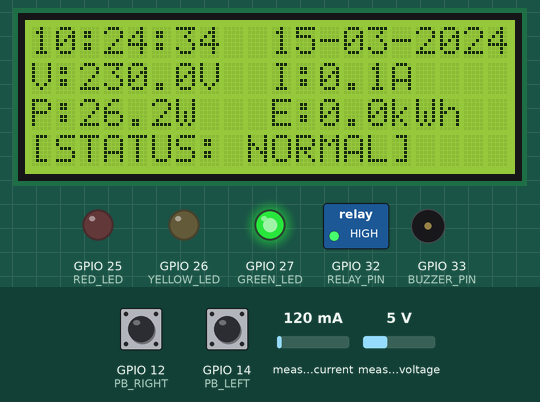
Simulated run of this sketch. Board: ESP32. Shown: 20×4 character LCD, switched loads named in the sketch (green lamp = pin HIGH), output pins drawn as LEDs (lit = HIGH), buzzer (waves = sounding, pin HIGH). The test bench sets the inputs (shaded band); at power-on: measured voltage 5 V, GPIO 12 (PB_RIGHT) LOW, GPIO 14 (PB_LEFT) LOW, measured current 120 mA. WiFi joins after 1.5 s; servers stay silent unless stated; network time is answered at once with the bench clock; the local clock reads 2024-03-15 10:24:30 at power-on unless the sketch sets it; what the sketch prints to the serial monitor is not drawn.

Above: at 4.8 s.
4.9 s: measured voltage set to 5.7 V
At 7.5 s:
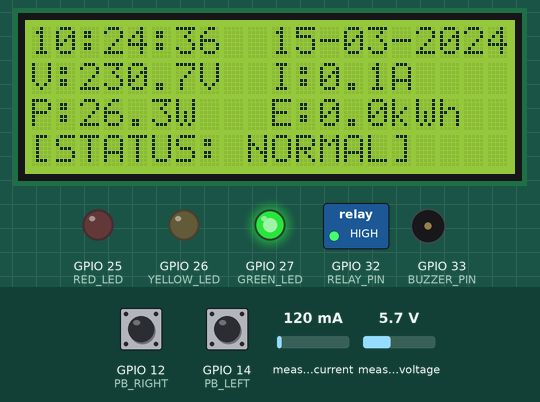
7.9 s: measured voltage set to 6.1 V
At 10.6 s:
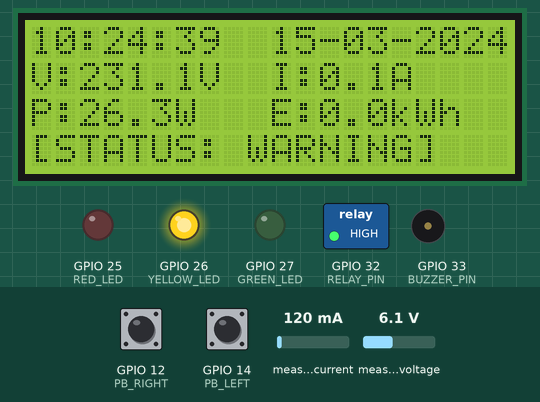
10.9 s: GPIO 12 (PB_RIGHT) pulled HIGH for 0.45 s
At 12.6 s:
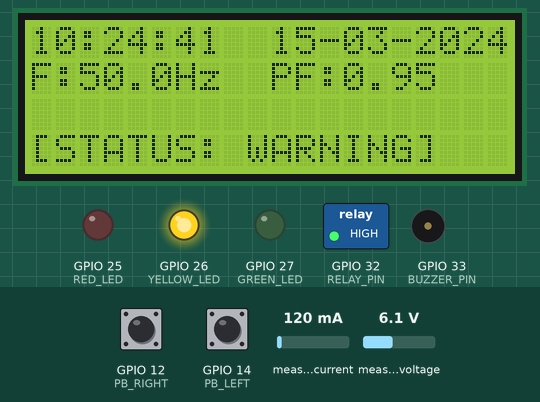
14.3 s: GPIO 12 (PB_RIGHT) pulled HIGH for 1 s
At 17.3 s:
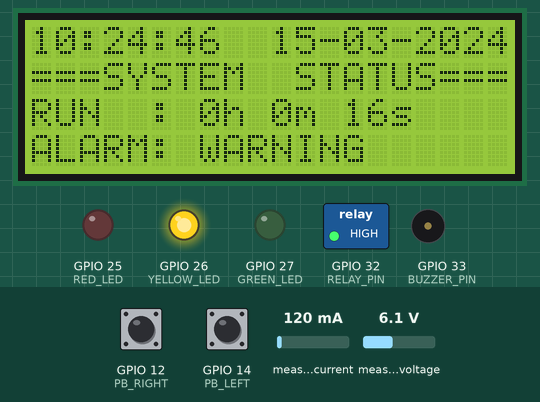
17.4 s: measured voltage set to 0.3 V
At 18.8 s:
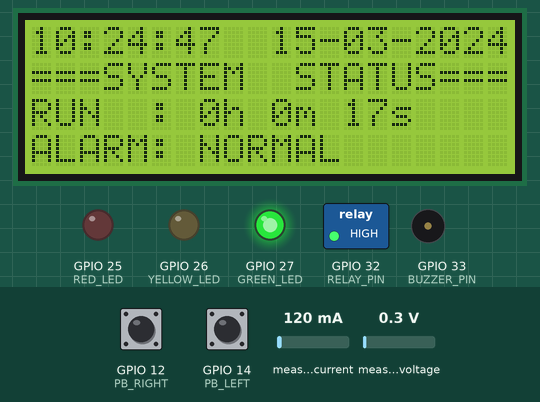
20.4 s: GPIO 14 (PB_LEFT) pulled HIGH for 0.45 s
At 21.6 s:
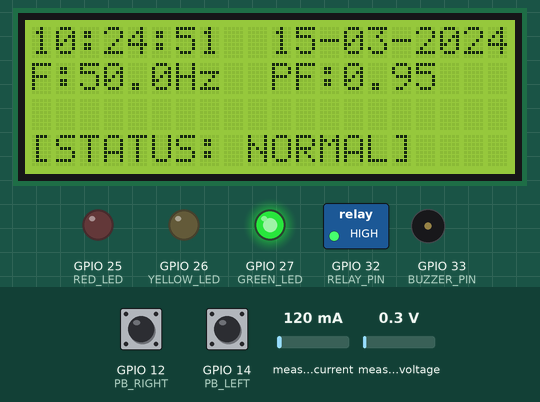
Timing chart, 0 to 23.4 s (numbered marks = the images above; inputs shaded):
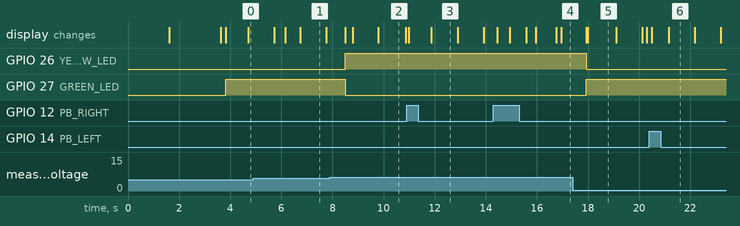

The sketch:

kwh_meter4.ino
```cpp
/*
  KWH METER
  VER. 1.3 -> adapted to FreeRTOS tasks & queues
*/

#include <PZEM004Tv30.h>
#include <LiquidCrystal_I2C.h>
#include <WiFi.h>
#include <NTPClient.h>
#include <WiFiUdp.h>

// ----- PIN DEFINITION -----
/*
  SD Card Interface code for ESP32
  SPI Pins of ESP32 SD card as follows:
  CS    = 5;
  MOSI  = 23;
  MISO  = 19;
  SCK   = 18;
*/
#define RX_PIN 16      //ESP32 RX
#define TX_PIN 17      //ESP32 TX
#define PB_LEFT 14     //left button
#define PB_RIGHT 12    //right button
#define RELAY_PIN 32
#define RED_LED 25
#define YELLOW_LED 26
#define GREEN_LED 27
#define BUZZER_PIN 33

PZEM004Tv30 pzem(Serial2, RX_PIN, TX_PIN);
LiquidCrystal_I2C lcd(0x27, 20, 4);

// ----- NETWORK CONFIG -----
const char* ssid = "NNA 2700";
const char* password = "807<8Bo4";

// ----- NTP CLIENT TO GET TIME -----
WiFiUDP ntpUDP;
NTPClient timeClient(ntpUDP, "pool.ntp.org", 7 * 3600, 60000);  //offset = GMT+7

String formattedDate, dateStamp, timeStamp, dd, mm, yyyy;  //variabel waktu
float voltage, current, power, energy, frequency, pf;      //variabel kWh
float sumVoltage = 0, sumCurrent = 0, sumPower = 0, sumEnergy = 0, sumFreq = 0, sumPF = 0;
unsigned long countSamples = 0, lastFiveMin = 0;
int pageCtr = 1, pageMax = 3;                              //navigation page
bool alarmMuted = false, lastCritical = false;             //alarm settings
unsigned long bootMillis = 0;                              //variabel runtime

// ----- Treshold parameter -----
float V_HH = 242, V_H = 231, V_LL = 198, V_L = 200;
float I_HH = 8, I_H = 6.8;

// ----- INTERUPT FLAGS -----
volatile bool rightPressed = false, leftPressed = false;
unsigned long lastIRight = 0, lastILeft = 0;
const unsigned long debounceI = 150; // ms debounce

// ----- FreeRTOS objects -----
QueueHandle_t buttonQueue;    // queue for button ISR events (char 'R' or 'L')
SemaphoreHandle_t lcdMutex;   // mutex to protect LCD access

// ==============================================================
// ISR HANDLERS BUTTON (send event to queue)
// ==============================================================
// We still keep debounce check here as original
void IRAM_ATTR onRightPress() {
  if (millis() - lastIRight > debounceI) {
    BaseType_t xHigherPriorityTaskWoken = pdFALSE;
    char ev = 'R';
    xQueueSendFromISR(buttonQueue, &ev, &xHigherPriorityTaskWoken);
    lastIRight = millis();
    if (xHigherPriorityTaskWoken) portYIELD_FROM_ISR();
  }
}

void IRAM_ATTR onLeftPress() {
  if (millis() - lastILeft > debounceI) {
    BaseType_t xHigherPriorityTaskWoken = pdFALSE;
    char ev = 'L';
    xQueueSendFromISR(buttonQueue, &ev, &xHigherPriorityTaskWoken);
    lastILeft = millis();
    if (xHigherPriorityTaskWoken) portYIELD_FROM_ISR();
  }
}


// ==============================================================
// FUNGSI KONEKSI WIFI
// ==============================================================
bool connectWiFi() {
  Serial.print("\nConnection to: ");
  Serial.println(ssid);

  WiFi.begin(ssid, password);

  int attempts = 0;

  // Protect lcd with mutex
  if (xSemaphoreTake(lcdMutex, pdMS_TO_TICKS(200))) {
    lcd.setCursor(0, 1); lcd.print("Connecting WiFi ...");
    xSemaphoreGive(lcdMutex);
  }

  while (WiFi.status() != WL_CONNECTED && attempts < 20) {
    delay(500);
    Serial.print(".");
    attempts++;
  }

  return WiFi.status() == WL_CONNECTED;
}


// ==============================================================
// FUNGSI WAKTU-TANGGAL
// ==============================================================
String getDateTime() {
  timeClient.update();
  formattedDate = timeClient.getFormattedDate();
  Serial.println("\n" + formattedDate);

  int splitT = formattedDate.indexOf("T");

  dateStamp = formattedDate.substring(0, splitT);                                // Extract date
  timeStamp = formattedDate.substring(splitT + 1, formattedDate.length() - 1);   // Extract time

  dd   = dateStamp.substring(8, 10);
  mm   = dateStamp.substring(5, 7);
  yyyy = dateStamp.substring(0, 4);

  return timeStamp + "  " + dd + "-" + mm + "-" + yyyy;
}


// ==============================================================
// FUNGSI LOGIKA + STATUS ALARM
// ==============================================================
String getAlarmState(float v, float i) {
  bool isCritical = (v >= V_HH || v <= V_LL || i >= I_HH);
  bool isWarning  = ((v >= V_H && v < V_HH) ||
                     (v > V_LL && v <= V_L) ||
                     (i >= I_H && i < I_HH));

  if (isCritical) {
    return "CRITICAL";
  }

  if (isWarning) {
    return "WARNING";
  }

  return "NORMAL";
}

void alarmTrigger(float v, float i) {
  bool isCritical = (v >= V_HH || v <= V_LL || i >= I_HH);
  bool isWarning  = ((v >= V_H && v < V_HH) ||
                     (v > V_LL && v <= V_L) ||
                     (i >= I_H && i < I_HH));
  bool isNormal   = (!isCritical && !isWarning);

  // 1. Reset mute ketika kondisi kritis terjadi lagi
  if (isCritical && !lastCritical) {
    alarmMuted = false;   // boleh bunyi lagi nanti
  }

  lastCritical = isCritical;

  // 2. KRITIS → LED merah + relay off
  if (isCritical) {
    digitalWrite(RED_LED, HIGH);
    digitalWrite(YELLOW_LED, LOW);
    digitalWrite(GREEN_LED, LOW);
    digitalWrite(RELAY_PIN, LOW);

    if (!alarmMuted) {
      digitalWrite(BUZZER_PIN, HIGH);    // bunyi jika belum mute
    } else {
      digitalWrite(BUZZER_PIN, LOW);     // mati kalau dimute user
    }
    return;
  }

  // 3. WARNING → LED kuning
  if (isWarning) {
    digitalWrite(RED_LED, LOW);
    digitalWrite(YELLOW_LED, HIGH);
    digitalWrite(GREEN_LED, LOW);
    digitalWrite(RELAY_PIN, HIGH);
    digitalWrite(BUZZER_PIN, LOW);
    return;
  }

  // 4. NORMAL → LED hijau
  if (isNormal) {
    digitalWrite(RED_LED, LOW);
    digitalWrite(YELLOW_LED, LOW);
    digitalWrite(GREEN_LED, HIGH);
    digitalWrite(RELAY_PIN, HIGH);
    digitalWrite(BUZZER_PIN, LOW);
  }
}


// ==============================================================
// FUNGSI NAVIGASI HALAMAN (drawPage)
// ==============================================================
void drawPage(float v, float i) {
  // We'll update only content area as original
  if (xSemaphoreTake(lcdMutex, pdMS_TO_TICKS(200))) {
    // clear content (only lines 1..3)
    lcd.setCursor(0, 1); lcd.print("                    ");
    lcd.setCursor(0, 2); lcd.print("                    ");
    lcd.setCursor(0, 3); lcd.print("                    ");

    String alarmState = getAlarmState(v, i);

    switch(pageCtr) {
      case 1:
        lcd.setCursor(0,1);  lcd.print("V:" + String(voltage, 1) + "V");
        lcd.setCursor(10,1); lcd.print("I:" + String(current, 1) + "A");
        lcd.setCursor(0, 2); lcd.print("P:" + String(power, 1) + "W");
        lcd.setCursor(10,2); lcd.print("E:" + String(energy, 1) + "kWh");
        lcd.setCursor(0,3);  lcd.print("[STATUS: " + alarmState + "]");
        break;
      case 2:
        lcd.setCursor(0,1);  lcd.print("F:" + String(frequency, 1) + "Hz");
        lcd.setCursor(10,1); lcd.print("PF:" + String(pf, 2));
        lcd.setCursor(0,3);  lcd.print("[STATUS: " + alarmState + "]");
        break;
      case 3: {
        unsigned long rt = (millis() - bootMillis) / 1000;
        int h = rt/3600;
        int m = (rt % 3600)/60;
        int s = rt % 60;

        lcd.setCursor(0,1); lcd.print("===SYSTEM  STATUS===");
        lcd.setCursor(0,2); lcd.print("RUN  : " + String(h) + "h " + String(m) + "m " + String(s) + "s");
        lcd.setCursor(0,3); lcd.print("ALARM: " + alarmState);
        break;
      }
    }

    xSemaphoreGive(lcdMutex);
  }
}


// ==============================================================
// FreeRTOS Task: Update time display every 1 second (replaces original loop timing for time)
// ==============================================================
void TaskTimeUpdate(void *pvParameters) {
  const TickType_t xDelay = pdMS_TO_TICKS(1000);

  for (;;) {
    // Update LCD time (same call as before)
    String dt = getDateTime();

    if (xSemaphoreTake(lcdMutex, pdMS_TO_TICKS(200))) {
      lcd.setCursor(0, 0);
      lcd.print(dt);
      xSemaphoreGive(lcdMutex);
    }

    vTaskDelay(xDelay);
  }
}


// ==============================================================
// FreeRTOS Task: Read PZEM data every 1 second, serial print, accumulate & compute 5-min averages
// ==============================================================
void TaskSensorRead(void *pvParameters) {
  const TickType_t xDelay = pdMS_TO_TICKS(1000);
  // local copy for timing of 5-min accumulate
  unsigned long localLastFiveMin = millis();
  unsigned long localCountSamples = 0;
  float localSumV = 0, localSumI = 0, localSumP = 0, localSumE = 0, localSumF = 0, localSumPF = 0;

  for (;;) {
    float rV = pzem.voltage();
    float rI = pzem.current();
    float rP = pzem.power();
    float rE = pzem.energy();
    float rF = pzem.frequency();
    float rPF = pzem.pf();

    if (isnan(rV))   rV   = 0;
    if (isnan(rI))   rI   = 0;
    if (isnan(rP))   rP   = 0;
    if (isnan(rE))   rE   = 0;
    if (isnan(rF))   rF   = 0;
    if (isnan(rPF))  rPF  = 0;

    // Update globals
    voltage = rV;
    current = rI;
    power = rP;
    energy = rE;
    frequency = rF;
    pf = rPF;

    // ----- Print the values to the Serial terminal (same format) -----
    Serial.print("Voltage  : ");    Serial.print(voltage);      Serial.println("V");
    Serial.print("Current  : ");    Serial.print(current);      Serial.println("A");
    Serial.print("Power    : ");    Serial.print(power);        Serial.println("W");
    Serial.print("Energy   : ");    Serial.print(energy);       Serial.println("kWh");
    Serial.print("Frequency: ");    Serial.print(frequency);    Serial.println("Hz");
    Serial.print("PF       : ");    Serial.println(pf);

    // ----- Print the values to the LCD -----
    drawPage(voltage, current);

    // ----- AKUMULASI DATA LOGGING -----
    sumVoltage += voltage;
    sumCurrent += current;
    sumPower += power;
    sumEnergy += energy;
    sumFreq += frequency;
    sumPF += pf;

    localSumV += voltage;
    localSumI += current;
    localSumP += power;
    localSumE += energy;
    localSumF += frequency;
    localSumPF += pf;

    countSamples++;
    localCountSamples++;

    // Check 5-min window (300000 ms)
    if (millis() - localLastFiveMin >= 300000UL) {
      localLastFiveMin += 300000UL;

      //Hitung rata-rata
      float avgVoltage = localSumV / (localCountSamples == 0 ? 1 : localCountSamples);
      float avgCurrent = localSumI / (localCountSamples == 0 ? 1 : localCountSamples);
      float avgPower = localSumP / (localCountSamples == 0 ? 1 : localCountSamples);
      float avgFreq = localSumF / (localCountSamples == 0 ? 1 : localCountSamples);
      float avgEnergy = localSumE / (localCountSamples == 0 ? 1 : localCountSamples);
      float avgPF = localSumPF / (localCountSamples == 0 ? 1 : localCountSamples);

      Serial.println("\n5 min avg data: =================");
      Serial.println("Avg Voltage   : " + String(avgVoltage));
      Serial.println("Avg Current   : " + String(avgCurrent));
      Serial.println("Avg Power     : " + String(avgPower));
      Serial.println("Avg Energy    : " + String(avgEnergy));
      Serial.println("Avg Frequency : " + String(avgFreq));
      Serial.println("Avg PF        : " + String(avgPF));
      Serial.println("=================================\n");

      // Reset akumulasi lokal (global sums are also reset here)
      localSumV = localSumI = localSumP = localSumE = localSumF = localSumPF = 0;
      localCountSamples = 0;

      sumVoltage   = 0;
      sumCurrent   = 0;
      sumPower     = 0;
      sumEnergy    = 0;
      sumFreq      = 0;
      sumPF        = 0;
      countSamples = 0;
    }

    // Call alarm logic
    alarmTrigger(voltage, current);

    vTaskDelay(xDelay);
  }
}


// ==============================================================
// FreeRTOS Task: Button handler - reads events from buttonQueue
// Handles mute and page navigation (keeps same behavior with drawPage())
// ==============================================================
void TaskButtonHandler(void *pvParameters) {
  char ev;
  for (;;) {
    if (xQueueReceive(buttonQueue, &ev, portMAX_DELAY) == pdTRUE) {
      if(lastCritical) {
        alarmMuted = true;
        digitalWrite(BUZZER_PIN, LOW);
      }

      if (ev == 'R') {
        // tombol kanan
        if (pageCtr < pageMax) {
          pageCtr++;
        }
        drawPage(voltage, current);
      } else if (ev == 'L') {
        // tombol kiri
        if (pageCtr > 1) {
          pageCtr--;
        }
        drawPage(voltage, current);
      }
    }
  }
}


// ==============================================================
// SETUP
// ==============================================================
void setup() {
  Serial.begin(115200);

  pinMode(PB_LEFT, INPUT_PULLDOWN);
  pinMode(PB_RIGHT, INPUT_PULLDOWN);
  pinMode(RED_LED, OUTPUT);
  pinMode(YELLOW_LED, OUTPUT);
  pinMode(GREEN_LED, OUTPUT);
  pinMode(BUZZER_PIN, OUTPUT);
  pinMode(RELAY_PIN, OUTPUT);

  // Create queue and mutex BEFORE attaching interrupts/tasks to ensure safe use
  buttonQueue = xQueueCreate(10, sizeof(char));    // hold events 'R' or 'L'
  lcdMutex = xSemaphoreCreateMutex();

  attachInterrupt(digitalPinToInterrupt(PB_RIGHT), onRightPress, RISING);
  attachInterrupt(digitalPinToInterrupt(PB_LEFT), onLeftPress, RISING);

  digitalWrite(RED_LED, LOW);
  digitalWrite(YELLOW_LED, LOW);
  digitalWrite(GREEN_LED, LOW);
  digitalWrite(BUZZER_PIN, LOW);
  digitalWrite(RELAY_PIN, HIGH);

  // ----- INITIALIZE LCD -----
  lcd.init();
  lcd.backlight();

  // Print INTRO
  if (xSemaphoreTake(lcdMutex, pdMS_TO_TICKS(500))) {
    lcd.setCursor(0, 0);
    lcd.print("POWER MONITOR");
    xSemaphoreGive(lcdMutex);
  }

  // ----- CEK KONEKSI WIFI -----
  if (connectWiFi()) {
    // ----- Initialize NTP client -----
    timeClient.begin();

    Serial.println("[CONNECTED]\n");
    if (xSemaphoreTake(lcdMutex, pdMS_TO_TICKS(200))) {
      lcd.setCursor(0, 2); lcd.print("[CONNECTED]");
      lcd.setCursor(0, 3); lcd.print("IP: " + WiFi.localIP().toString());
      xSemaphoreGive(lcdMutex);
    }
  } else {
    Serial.println("[FAILED]\n");
    if (xSemaphoreTake(lcdMutex, pdMS_TO_TICKS(200))) {
      lcd.setCursor(0, 2); lcd.print("[FAILED]");
      lcd.setCursor(0, 3); lcd.print("IP: None");
      xSemaphoreGive(lcdMutex);
    }
  }

  delay(2000);
  if (xSemaphoreTake(lcdMutex, pdMS_TO_TICKS(200))) {
    lcd.clear();
    xSemaphoreGive(lcdMutex);
  }

  lastFiveMin = millis();

  // ----- Reset energi -----
  //pzem.resetEnergy();

  // Create FreeRTOS tasks
  // Task priorities: time low, sensor medium, button high
  xTaskCreatePinnedToCore(TaskTimeUpdate, "TimeTask", 4096, NULL, 1, NULL, 1);
  xTaskCreatePinnedToCore(TaskSensorRead, "SensorTask", 8192, NULL, 2, NULL, 1);
  xTaskCreatePinnedToCore(TaskButtonHandler, "ButtonTask", 4096, NULL, 3, NULL, 1);
}


// ==============================================================
// loop()
// ==============================================================
void loop() {
  // Nothing here — everything handled by FreeRTOS tasks
  vTaskDelay(pdMS_TO_TICKS(1000)); // keep loop minimal (not necessary, but safe)
}
```

Measured:
- the behaviour switches between 5.9 and 6 V on measured voltage (found by bisection; images 1 and 2)
- after the input at 7.9 s, GPIO 26 (YELLOW_LED): LOW → HIGH after 0.60 s; GPIO 27 (GREEN_LED): HIGH → LOW after 0.60 s; the display: first changes after 0.60 s (image 2 shows a later state)
- after the input at 10.9 s, the display: first changes after 0.09 s (image 3 shows a later state)
- after the input at 14.3 s, the display: first changes after 0.15 s (image 4 shows a later state)
- after the input at 17.4 s, GPIO 26 (YELLOW_LED): HIGH → LOW after 0.52 s; GPIO 27 (GREEN_LED): LOW → HIGH after 0.52 s; the display: first changes after 0.52 s (image 5 shows a later state)
- after the input at 20.4 s, the display: first changes after 0.09 s (image 6 shows a later state)
- what the display in image 1 shows lasts 1.1 s, from 6.7 s to 7.8 s
